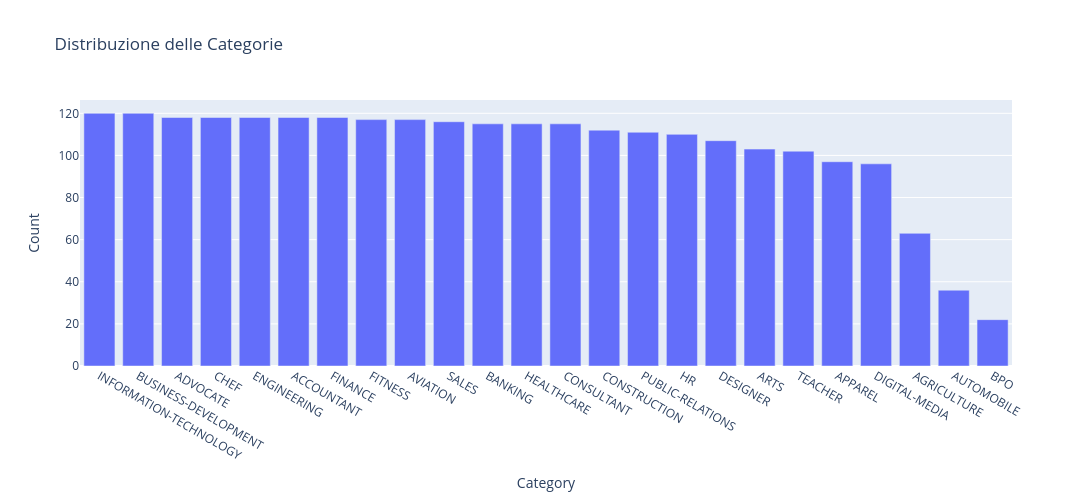

Source (notebook cell):
### Code cell
counts = df['Category'].value_counts().reset_index()
counts.columns = ['Category','Count']
fig = px.bar(counts, x='Category', y='Count', title='Distribuzione delle Categorie', height=500 ,width=1200)
fig.show()

### Figure 1 — Plotly figure (JSON) as saved in the notebook; plotly's stock layout.template omitted (floating-point values rounded to 4 significant figures)
{"data": [{"hovertemplate": "Category=%{x}<br>Count=%{y}<extra></extra>", "legendgroup": "", "marker": {"color": "#636efa", "pattern": {"shape": ""}}, "name": "", "orientation": "v", "showlegend": false, "textposition": "auto", "type": "bar", "x": ["INFORMATION-TECHNOLOGY", "BUSINESS-DEVELOPMENT", "ADVOCATE", "CHEF", "ENGINEERING", "ACCOUNTANT", "FINANCE", "FITNESS", "AVIATION", "SALES", "BANKING", "HEALTHCARE", "CONSULTANT", "CONSTRUCTION", "PUBLIC-RELATIONS", "HR", "DESIGNER", "ARTS", "TEACHER", "APPAREL", "DIGITAL-MEDIA", "AGRICULTURE", "AUTOMOBILE", "BPO"], "xaxis": "x", "y": [120, 120, 118, 118, 118, 118, 118, 117, 117, 116, 115, 115, 115, 112, 111, 110, 107, 103, 102, 97, 96, 63, 36, 22], "yaxis": "y"}], "layout": {"barmode": "relative", "height": 500, "legend": {"tracegroupgap": 0}, "title": {"text": "Distribuzione delle Categorie"}, "width": 1200, "xaxis": {"anchor": "y", "domain": [0, 1], "title": {"text": "Category"}}, "yaxis": {"anchor": "x", "domain": [0, 1], "title": {"text": "Count"}}}}
